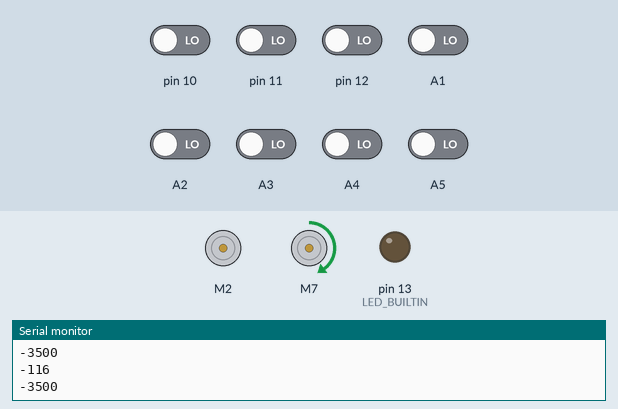
Recording of a program running on a simulated Arduino Nano, built with avr-gcc and run on an emulated ATmega328P. Shown: 2 × DC motor (green arrow = forward, orange = backward, longer = faster), output pins drawn as LEDs (lit = HIGH), the last lines printed to the serial monitor. Inputs (shaded band) come from the test bench; at power-on: A1–5, pin 10–12 LOW.

Above: at 9.1 s.
9.2 s: pin 10 driven HIGH
At 10.6 s:
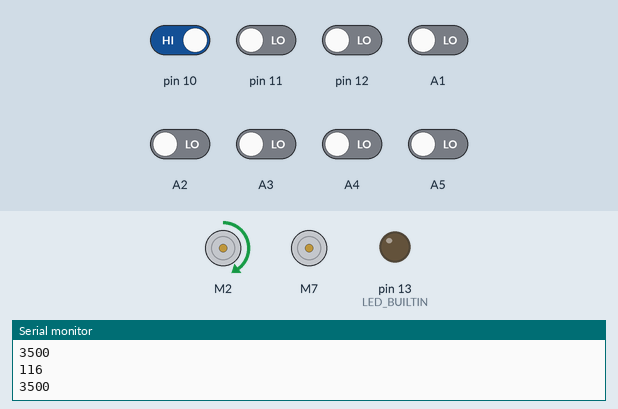
10.9 s: A1 driven HIGH
At 12.1 s:
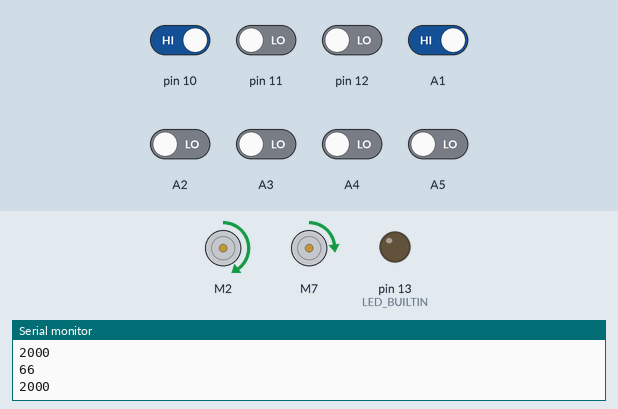
12.4 s: A2 driven HIGH
At 13.6 s:
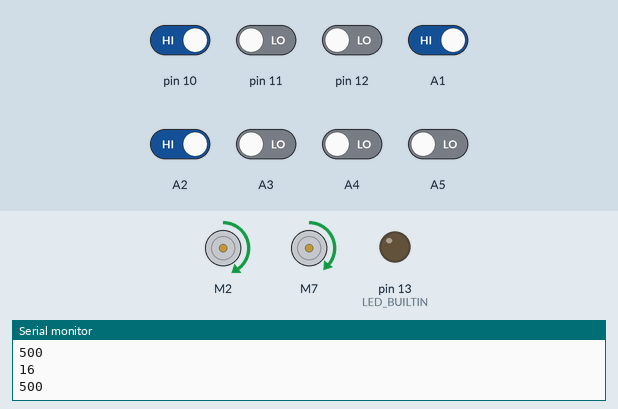
13.9 s: pin 11 driven HIGH
At 15.1 s:
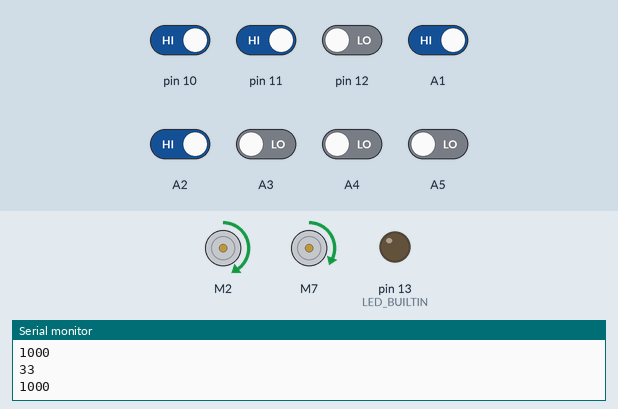
15.4 s: pin 12 driven HIGH
At 16.6 s:
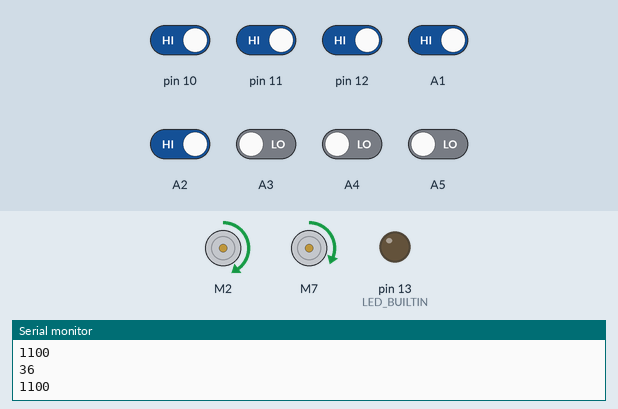
16.9 s: A1 driven LOW
At 18.2 s:
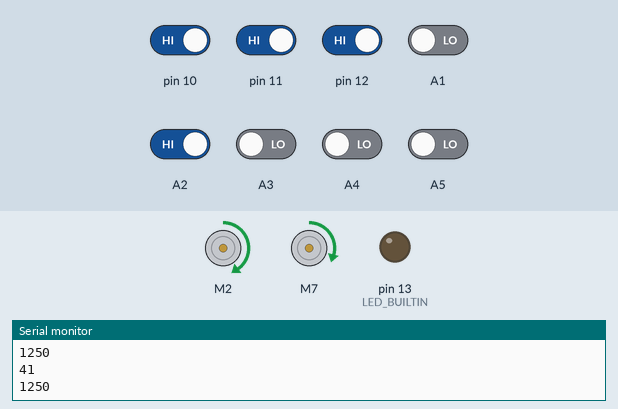
Timing chart, 0 to 19.4 s (numbered marks = the images above; inputs shaded):
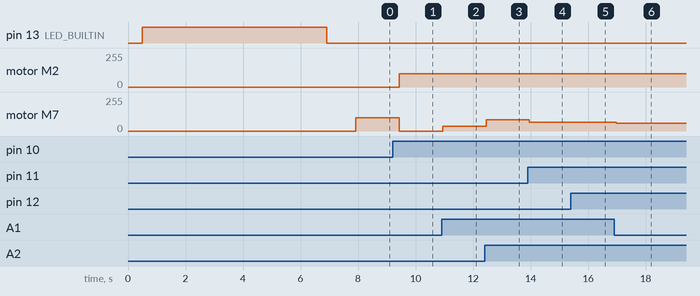

Measured:
- after the input at 9.2 s, motor M2: stopped → forward 100/255 after 0.23 s; motor M7: forward 100/255 → stopped after 0.23 s
- after the input at 10.9 s, motor M7: stopped → forward 34/255 at once
- after the input at 12.4 s, motor M7: forward 34/255 → forward 84/255 after 0.05 s
- after the input at 13.9 s, motor M7: forward 84/255 → forward 67/255 after 0.06 s
- after the input at 15.4 s, motor M7: forward 67/255 → forward 64/255 after 0.07 s
- after the input at 16.9 s, motor M7: forward 64/255 → forward 59/255 after 0.07 s

The program:

main.cpp
```cpp
#include <Arduino.h>
#include <Sparkfun_TB6612.h>
#include <QTRSensors.h>

/******************************************************************************
TestRun.ino
TB6612FNG H-Bridge Motor Driver Example code
Michelle @ SparkFun Electronics
8/20/16
https://github.com/sparkfun/SparkFun_TB6612FNG_Arduino_Library

Uses 2 motors to show examples of the functions in the library.  This causes
a robot to do a little 'jig'.  Each movement has an equal and opposite movement
so assuming your motors are balanced the bot should end up at the same place it
started.

Resources:
TB6612 SparkFun Library

Development environment specifics:
Developed on Arduino 1.6.4
Developed with ROB-9457
******************************************************************************/

// Pins for all inputs, keep in mind the PWM defines must be on PWM pins
// the default pins listed are the ones used on the Redbot (ROB-12097) with
// the exception of STBY which the Redbot controls with a physical switch
#define AIN1 2
#define BIN1 7
#define AIN2 4
#define BIN2 8
#define PWMA 5
#define PWMB 6
#define STBY 9

// these constants are used to allow you to make your motor configuration
// line up with function names like forward.  Value can be 1 or -1
const int offsetA = 1;
const int offsetB = 1;

// Initializing motors.  The library will allow you to initialize as many
// motors as you have memory for.  If you are using functions like forward
// that take 2 motors as arguements you can either write new functions or
// call the function more than once.
Motor motorR = Motor(AIN1, AIN2, PWMA, offsetA, STBY);
Motor motorL = Motor(BIN1, BIN2, PWMB, offsetB, STBY);

QTRSensors qtr;

const uint8_t SensorCount = 8;
uint16_t sensorValues[SensorCount];


void setup()
{
  qtr.setTypeRC();
  qtr.setSensorPins((const uint8_t[]){A4, A2, A3, A5, A1, 12, 11, 10}, SensorCount); //D5 - D12

  delay(500);
  pinMode(LED_BUILTIN, OUTPUT);
  digitalWrite(LED_BUILTIN, HIGH); // turn on Arduino's LED to indicate we are in calibration mode

  // 2.5 ms RC read timeout (default) * 10 reads per calibrate() call
  // = ~25 ms per calibrate() call.
  // Call calibrate() 400 times to make calibration take about 10 seconds.
  for (uint16_t i = 0; i < 256; i++)
  {
    qtr.calibrate();
  }
  digitalWrite(LED_BUILTIN, LOW); // turn off Arduino's LED to indicate we are through with calibration

  // print the calibration minimum values measured when emitters were on
  Serial.begin(9600);
  for (uint8_t i = 0; i < SensorCount; i++)
  {
    Serial.print(qtr.calibrationOn.minimum[i]);
    Serial.print(' ');
  }
  Serial.println();

  // print the calibration maximum values measured when emitters were on
  for (uint8_t i = 0; i < SensorCount; i++)
  {
    Serial.print(qtr.calibrationOn.maximum[i]);
    Serial.print(' ');
  }
  Serial.println();
  Serial.println();
  delay(1000);

}

int baseSpeed = 100;
int lastError = 0;
int Kd = 1;

void loop()
{
  // read calibrated sensor values and obtain a measure of the line position
  // from 0 to 5000 (for a white line, use readLineWhite() instead)
  uint16_t position = qtr.readLineBlack(sensorValues);
  int error = position - 3500;

  int change =  (int) error/30;
  //Kd * (error - lastError);
  lastError = error;

  int rightMotorSpeed = baseSpeed + change;
  int leftMotorSpeed = baseSpeed - change;

  if (rightMotorSpeed > baseSpeed ) rightMotorSpeed = baseSpeed; // prevent the motor from going beyond max speed
  if (leftMotorSpeed > baseSpeed ) leftMotorSpeed = baseSpeed; // prevent the motor from going beyond max speed
  if (rightMotorSpeed < 0) rightMotorSpeed = 0;
  if (leftMotorSpeed < 0) leftMotorSpeed = 0;

  motorR.drive(rightMotorSpeed);
  motorL.drive(leftMotorSpeed);


  Serial.println(error);
  delay(250);
  Serial.println(change);
  delay(250);
  Serial.println("");

  // print the sensor values as numbers from 0 to 1000, where 0 means maximum
  // reflectance and 1000 means minimum reflectance, followed by the line
  // position
  /*
  for (uint8_t i = 0; i < SensorCount; i++)
  {
    Serial.print(sensorValues[i]);
    Serial.print('\t');
  }

  Serial.println(position);

 */


  //forward(motor1,motor2,255);

   /*
   //Use of the drive function which takes as arguements the speed
   //and optional duration.  A negative speed will cause it to go
   //backwards.  Speed can be from -255 to 255.  Also use of the
   //brake function which takes no arguements.
   motor1.drive(255,1000);
   motor1.drive(-255,1000);
   motor1.brake();
   delay(1000);

   //Use of the drive function which takes as arguements the speed
   //and optional duration.  A negative speed will cause it to go
   //backwards.  Speed can be from -255 to 255.  Also use of the
   //brake function which takes no arguements.
   motor2.drive(255,1000);
   motor2.drive(-255,1000);
   motor2.brake();
   delay(1000);

   //Use of the forward function, which takes as arguements two motors
   //and optionally a speed.  If a negative number is used for speed
   //it will go backwards
   forward(motor1, motor2, 150);
   delay(1000);

   //Use of the back function, which takes as arguments two motors
   //and optionally a speed.  Either a positive number or a negative
   //number for speed will cause it to go backwards
   back(motor1, motor2, -150);
   delay(1000);

   //Use of the brake function which takes as arguments two motors.
   //Note that functions do not stop motors on their own.
   brake(motor1, motor2);
   delay(1000);

   //Use of the left and right functions which take as arguements two
   //motors and a speed.  This function turns both motors to move in
   //the appropriate direction.  For turning a single motor use drive.
   left(motor1, motor2, 100);
   delay(1000);
   right(motor1, motor2, 100);
   delay(1000);

   //Use of brake again.
   brake(motor1, motor2);
   delay(1000);
   */
}
```
